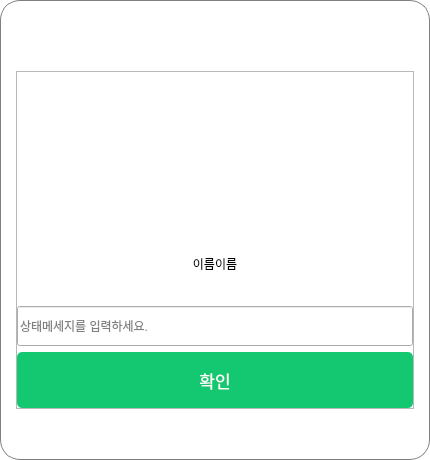
<?xml version="1.0" encoding="UTF-8"?>
<ui version="4.0">
 <class>ProfileDialog</class>
 <widget class="QDialog" name="ProfileDialog">
  <property name="geometry">
   <rect>
    <x>0</x>
    <y>0</y>
    <width>430</width>
    <height>460</height>
   </rect>
  </property>
  <property name="minimumSize">
   <size>
    <width>430</width>
    <height>460</height>
   </size>
  </property>
  <property name="windowTitle">
   <string>Dialog</string>
  </property>
  <property name="styleSheet">
   <string notr="true">
QFrame#frame{
background-color: rgb(255, 255, 255);
border-radius:20px;
border: 0.5px solid gray;

}
QDialog#ProfileDialog{
background-color:rgb(255, 255, 255, 0)
}</string>
  </property>
  <layout class="QVBoxLayout" name="verticalLayout_2">
   <property name="leftMargin">
    <number>0</number>
   </property>
   <property name="topMargin">
    <number>0</number>
   </property>
   <property name="rightMargin">
    <number>0</number>
   </property>
   <property name="bottomMargin">
    <number>0</number>
   </property>
   <item>
    <widget class="QFrame" name="frame">
     <property name="frameShape">
      <enum>QFrame::StyledPanel</enum>
     </property>
     <property name="frameShadow">
      <enum>QFrame::Raised</enum>
     </property>
     <layout class="QVBoxLayout" name="verticalLayout_3">
      <property name="spacing">
       <number>6</number>
      </property>
      <property name="leftMargin">
       <number>15</number>
      </property>
      <property name="topMargin">
       <number>70</number>
      </property>
      <property name="rightMargin">
       <number>15</number>
      </property>
      <property name="bottomMargin">
       <number>50</number>
      </property>
      <item>
       <widget class="QFrame" name="main_frame">
        <property name="frameShape">
         <enum>QFrame::StyledPanel</enum>
        </property>
        <property name="frameShadow">
         <enum>QFrame::Raised</enum>
        </property>
        <layout class="QVBoxLayout" name="verticalLayout">
         <property name="leftMargin">
          <number>0</number>
         </property>
         <property name="topMargin">
          <number>0</number>
         </property>
         <property name="rightMargin">
          <number>0</number>
         </property>
         <property name="bottomMargin">
          <number>0</number>
         </property>
         <item>
          <layout class="QHBoxLayout" name="h_lay">
           <item>
            <widget class="QLabel" name="profile_img">
             <property name="minimumSize">
              <size>
               <width>150</width>
               <height>150</height>
              </size>
             </property>
             <property name="maximumSize">
              <size>
               <width>158</width>
               <height>158</height>
              </size>
             </property>
             <property name="styleSheet">
              <string notr="true">
border-radius:75px;</string>
             </property>
             <property name="text">
              <string/>
             </property>
             <property name="scaledContents">
              <bool>true</bool>
             </property>
            </widget>
           </item>
          </layout>
         </item>
         <item>
          <widget class="QLabel" name="name_lab">
           <property name="text">
            <string>이름이름</string>
           </property>
           <property name="alignment">
            <set>Qt::AlignCenter</set>
           </property>
          </widget>
         </item>
         <item>
          <widget class="QLineEdit" name="state_edit">
           <property name="minimumSize">
            <size>
             <width>0</width>
             <height>40</height>
            </size>
           </property>
           <property name="placeholderText">
            <string>상태메세지를 입력하세요.</string>
           </property>
          </widget>
         </item>
         <item>
          <widget class="QPushButton" name="admit_btn">
           <property name="minimumSize">
            <size>
             <width>0</width>
             <height>56</height>
            </size>
           </property>
           <property name="font">
            <font>
             <pointsize>13</pointsize>
            </font>
           </property>
           <property name="styleSheet">
            <string notr="true">border-radius:5px;
background-color: rgb(20, 200, 113);
color:white;</string>
           </property>
           <property name="text">
            <string>확인</string>
           </property>
          </widget>
         </item>
        </layout>
       </widget>
      </item>
     </layout>
    </widget>
   </item>
  </layout>
 </widget>
 <resources>
  <include location="../src_img/my_qrc.qrc"/>
 </resources>
 <connections/>
</ui>
